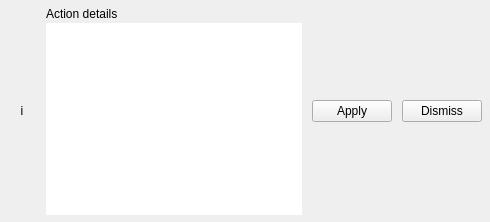
<?xml version="1.0" encoding="utf-8"?>
<ui version="4.0">
 <class>InlineFeedback</class>
 <widget class="QFrame" name="inlineFeedback">
  <property name="accessibleName"><string>Action confirmation, message or inline editor</string></property>
  <layout class="QVBoxLayout" name="inlineLayout">
   <property name="spacing"><number>6</number></property>
   <property name="leftMargin"><number>8</number></property><property name="topMargin"><number>7</number></property>
   <property name="rightMargin"><number>8</number></property><property name="bottomMargin"><number>7</number></property>
   <item><layout class="QHBoxLayout" name="inlineRowLayout"><property name="spacing"><number>10</number></property>
    <item><widget class="QLabel" name="inlineSymbol"><property name="minimumSize"><size><width>28</width><height>28</height></size></property><property name="maximumSize"><size><width>28</width><height>28</height></size></property><property name="alignment"><set>Qt::AlignCenter</set></property><property name="text"><string>i</string></property></widget></item>
    <item><layout class="QVBoxLayout" name="inlineCopyLayout"><property name="spacing"><number>2</number></property>
     <item><widget class="QLabel" name="inlineTitleLabel"><property name="text"><string>Action details</string></property><property name="wordWrap"><bool>true</bool></property></widget></item>
     <item><widget class="QTextBrowser" name="inlineTextBrowser"><property name="minimumSize"><size><width>0</width><height>16</height></size></property><property name="maximumHeight"><number>150</number></property><property name="frameShape"><enum>QFrame::NoFrame</enum></property><property name="horizontalScrollBarPolicy"><enum>Qt::ScrollBarAlwaysOff</enum></property><property name="openExternalLinks"><bool>false</bool></property></widget></item>
    </layout></item>
    <item><widget class="QPushButton" name="inlineAcceptButton"><property name="text"><string>Apply</string></property></widget></item>
    <item><widget class="QPushButton" name="inlineDismissButton"><property name="text"><string>Dismiss</string></property></widget></item>
   </layout></item>
   <item><layout class="QVBoxLayout" name="inlineEditorLayout"/></item>
  </layout>
 </widget>
 <resources/><connections/>
</ui>
